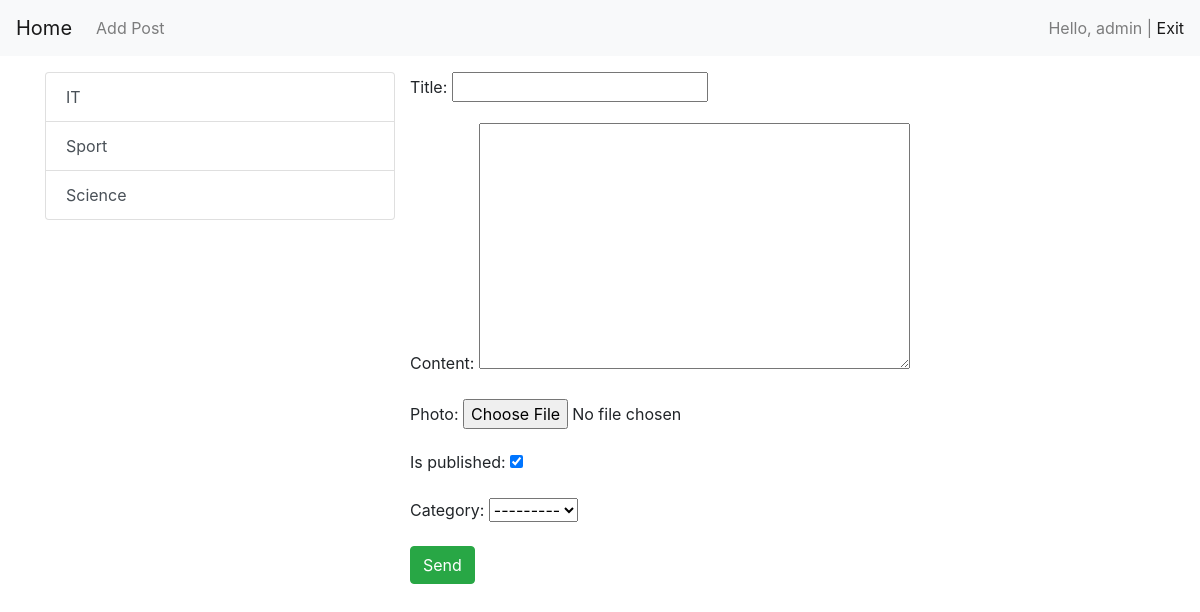
Screenshot of /post/add_post/ (signed in) with the database file from the repository.
### news/models.py (models this page shows)
class Category(models.Model):
    title = models.CharField(max_length=150)
    def get_absolute_url(self):
        return reverse('category', kwargs={"category_id": self.pk})
    def __str__(self):
        return self.title

### news/views.py (the view)
# urls.py: path('post/add_post/', Add_Post.as_view(), name='add_post'),
class Add_Post(CreateView):
    form_class = PostForm
    template_name = 'news/add_post.html'
    def get_context_data(self, **kwargs):
        context = super().get_context_data(**kwargs)
        context['category'] = Category.objects.all()
        return context

### news/forms.py
class PostForm(forms.ModelForm):
    class Meta:
        model = Post
        fields = ['title', 'content', 'photo', 'is_published', 'category']

### news/templates/news/add_post.html (shortened to what this page needs)
{% extends "base.html" %}
{% block sitebar %}
<div class="col-md-4">
    <div class="list-group">
        {% for categ in category %}
            <a href="{{categ.get_absolute_url}}" class="list-group-item list-group-item-action">{{categ.title}}</a>
        {% endfor %}
    </div>
</div>
{% endblock %}
{% block content %}
<form action="{% url 'add_post' %}" method="post" enctype="multipart/form-data">
    {{ form.as_p }}
    <button class='btn btn-success' type='submit'>Send</button>
</form>
{% endblock %}

### templates/include/_nav.html (shortened to what this page needs)
<nav class="navbar navbar-expand-lg navbar-light bg-light">
    <a class="navbar-brand" href="{% url 'home' %}">Home</a>
    <div class="collapse navbar-collapse" id="navbarNavAltMarkup">
      <div class="navbar-nav">
        <a class="nav-item nav-link" href="{% url 'add_post' %}">Add Post</a>
      </div>
    </div>
    <span class="navbar-text">
      {% if request.user.is_authenticated %}
      Hello, {{ user.username }} | <a href="{% url 'logout' %}">Exit</a>
      {% else %}
      <a href="{% url 'log_in' %}">Log in</a> | <a href="{% url 'log_up' %}">Log up</a>
      {% endif %}
    </span>
</nav>

### rows the page displays
Category: title "IT"
Category: title "Sport"
Category: title "Science"

### other values shown
{{ user.username }} "admin"
